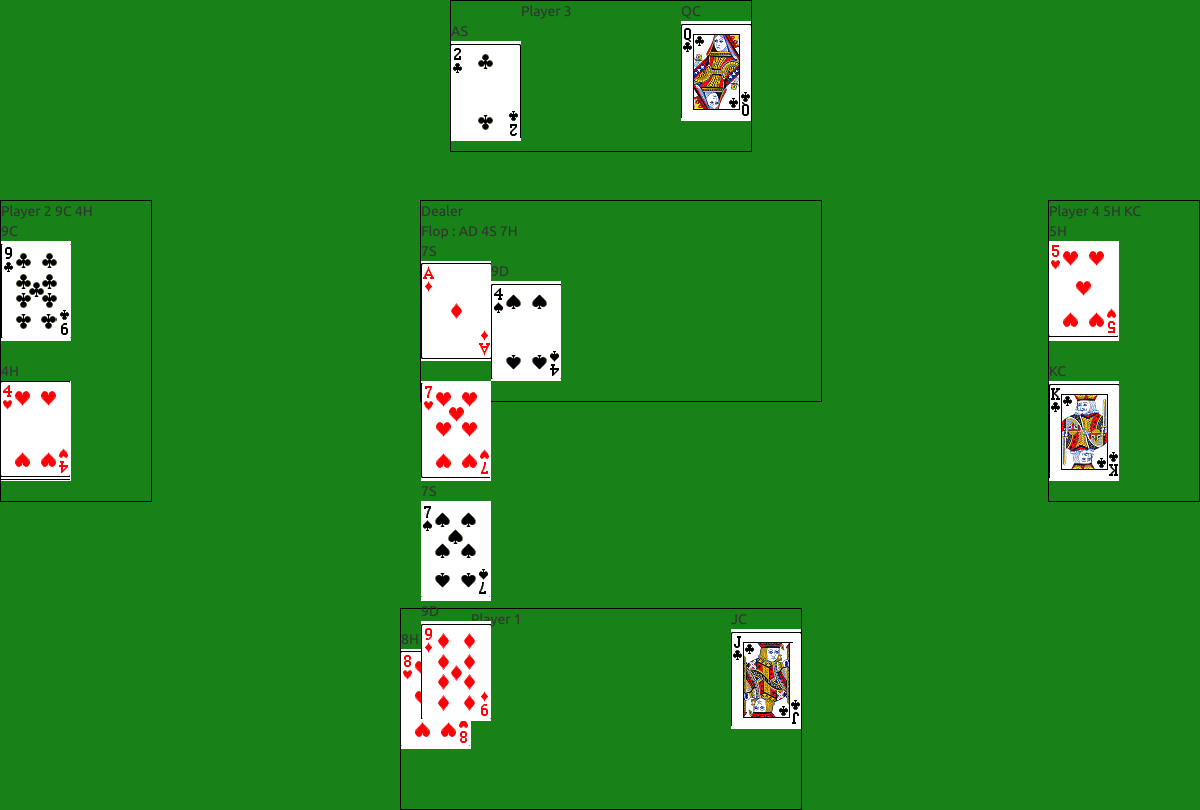
Page /table.php on the committed database.
### tables this page shows
CREATE TABLE IF NOT EXISTS `cards` (
  `value` varchar(3) NOT NULL,
  `image` text NOT NULL,
  UNIQUE KEY `value` (`value`)
);

### shuffle.php (called while the page is built, shortened)
<?php
$strength = array("2","3","4","5","6","7","8","9","10","J","Q","K","A");
$suit = array("C","D","H","S");
include("./card_deck.php");
$deck = new card_deck();
$id = $deck->add_type("strength", $strength);
$deck->add_type("suit", $suit, 1, $id);
$deck->shuffle();
$arr_player_1 = $deck->deal(2);
foreach($arr_player_1 as $key => $val)
{
	$arr_player_1[$key] = implode("", $val);
}
$arr_player_2 = $deck->deal(2);
foreach($arr_player_2 as $key => $val)
{
	$arr_player_2[$key] = implode("", $val);
}
$arr_player_3 = $deck->deal(2);
foreach($arr_player_3 as $key => $val)
{
	$arr_player_3[$key] = implode("", $val);
}
$arr_player_4 = $deck->deal(2);
foreach($arr_player_4 as $key => $val)
{
	$arr_player_4[$key] = implode("", $val);
}
$arr_flop = $deck->deal(3);
foreach($arr_flop as $key => $val)
{
	$arr_flop[$key] = implode("", $val);
}
?>

### card_deck.php (called while the page is built)
<?php
class card_deck
{
	private $types = array();
	private $deck = array();
	private $count = array();
	public function add_type($property_name, $type_names, $count = 1, $id = -1){
		$arr = array();
		$cnt = ($id < 0) ? sizeof($this->types): $id;
		foreach($type_names as $key => $value)
		{
			$arr[] = $value;
		}
		if(!isset($this->count[$cnt]))
		{
			$this->count[$cnt] = 1;
		}
		$this->count[$cnt] *= sizeof($arr);
		$this->count[$cnt] *= $count;
		$this->types[$cnt][$property_name] = $arr;
		$this->deck = range(0, array_sum($this->count) - 1);
		return $cnt;
	}
	public function shuffle($reset = true){
		if($reset)
		{
			$this->deck = range(0, array_sum($this->count) - 1);
		}
		shuffle($this->deck);
	}
	public function deal($count){
		$arr = array();
		for($i = 1; $i <= $count; $i++)
		{
			if(!empty($this->deck))
			{
				$cnt = sizeof($arr);
				$card = array_shift($this->deck);
				$sub = 0;
				foreach($this->types as $card_type => $value)
				{
					if($card < $this->count[$card_type] + $sub)
					{
						$mod = 1;
						foreach($value as $key => $val)
						{
							$arr[$cnt][$key] = $val[round(($card - $sub)/$mod) % sizeof($val)];
							$mod *= sizeof($val);
						}
						break;
					}
					else
					{
						$sub += $this->count[$card_type];
					}
				}
			}
			else
			{
				break;
			}
		}
		return $arr;
	}
}
?>

### table.php (the view, shortened to what this page needs)
<html lang="en">
  <head>
    <link href="css/bootstrap.css" rel="stylesheet">
    </head>
  <body style="background-color: rgb(24, 129, 24);">
<?php include_once('shuffle.php') ?>
<div class="player player1" id="player1">
Player 1
<div style="float: left">
<?php
$card1=$arr_player_1[0];
$card2=$arr_player_1[1];
echo "<br />";
$sql="SELECT * FROM cards WHERE value='$card1' ";
$result=mysql_query($sql) ;
$row1=mysql_fetch_array($result);
echo $row1['value'];
echo "<div >".$row1['image']." </div> ";?>
</div>
<div style="float: right">
<?php
$sql="SELECT * FROM cards WHERE value='$card2' ";
$result=mysql_query($sql) ;
$row1=mysql_fetch_array($result);
echo $row1['value'];
echo "<div >".$row1['image']." </div> ";?>
</div>
</div>
<div class="player player2" id="player2">
Player 2
<?php echo implode(" ", $arr_player_2);
$card1=$arr_player_2[0];
$card2=$arr_player_2[1];
echo "<br />";
$sql="SELECT * FROM cards WHERE value='$card1' ";
$result=mysql_query($sql) ;
$row1=mysql_fetch_array($result);
echo $row1['value'];
echo "<div >".$row1['image']." </div> ";
echo "<br />";
$sql="SELECT * FROM cards WHERE value='$card2' ";
$result=mysql_query($sql) ;
$row1=mysql_fetch_array($result);
echo $row1['value'];
echo "<div >".$row1['image']." </div> ";
?>
</div>
<div class="player player3" id="player3">
Player 3
<div style="float: left">
<?php
$card1=$arr_player_3[0];
$card2=$arr_player_3[1];
echo "<br />";
$sql="SELECT * FROM cards WHERE value='$card1' ";
$result=mysql_query($sql) ;
$row1=mysql_fetch_array($result);
echo $row1['value'];
echo "<div >".$row1['image']." </div> ";?>
</div>
<div style="float: right">
<?php
$sql="SELECT * FROM cards WHERE value='$card2' ";
$result=mysql_query($sql) ;
$row1=mysql_fetch_array($result);
echo $row1['value'];
echo "<div >".$row1['image']." </div> ";?>
</div>
</div>
<div class="player player4" id="player4">
Player 4
<?php echo implode(" ", $arr_player_4);
$card1=$arr_player_4[0];
$card2=$arr_player_4[1];
echo "<br />";
$sql="SELECT * FROM cards WHERE value='$card1' ";
$result=mysql_query($sql) ;
$row1=mysql_fetch_array($result);
echo $row1['value'];
echo "<div >".$row1['image']." </div> ";
echo "<br />";
$sql="SELECT * FROM cards WHERE value='$card2' ";
$result=mysql_query($sql) ;
$row1=mysql_fetch_array($result);
echo $row1['value'];
echo "<div >".$row1['image']." </div> ";
 ?>
</div>
<div class="dealer  span6" id="dealer">
Dealer
<?php
echo "<br /> Flop :   \t";
echo implode(" ", $arr_flop);
echo "<br />";
$arr3=implode("", current($arr1));
echo $arr3;
echo "<br />";
$arr4=implode("", current($arr2));
echo $arr4;
echo "<div style=\"float: left\">";
$card1=$arr_flop[0];
$card2=$arr_flop[1];
$card3=$arr_flop[2];
$card4=$arr3;
$card5=$arr4;
$sql="SELECT * FROM cards WHERE value='$card1' ";
$result=mysql_query($sql) ;
$row1=mysql_fetch_array($result);
echo "<div >".$row1['image']." </div> ";
?>
</div>
<div style="">
<?php
$sql="SELECT * FROM cards WHERE value='$card2' ";
$result=mysql_query($sql) ;
$row1=mysql_fetch_array($result);
echo "<div >".$row1['image']." </div> ";?>
</div>
<div style="">
<?php
$sql="SELECT * FROM cards WHERE value='$card3' ";
$result=mysql_query($sql) ;
$row1=mysql_fetch_array($result);
echo "<div >".$row1['image']." </div> ";?>
</div>
<div style="">
<?php
$sql="SELECT * FROM cards WHERE value='$card4' ";
$result=mysql_query($sql) ;
$row1=mysql_fetch_array($result);
echo $row1['value'];
echo "<div >".$row1['image']." </div> ";?>
</div>
<div style="">
<?php
$sql="SELECT * FROM cards WHERE value='$card5' ";
$result=mysql_query($sql) ;
$row1=mysql_fetch_array($result);
echo $row1['value'];
echo "<div >".$row1['image']." </div> ";?>
</div>
</div>
 </body>
 </html>

### table.php (style rules this page uses)
.player { border: 1px solid black; position: fixed; }
.player1 { height: 200px; width: 400px; bottom: 0; left: 400px; }
.player3 { height: 150px; width: 300px; top: 0; left: 450px; }
.player2 { height: 300px; width: 150px; left: 0; top: 200px; }
.player4 { height: 300px; width: 150px; right: 0; top: 200px; }
.dealer { height: 200px; width: 400px; left: 400px; top: 200px; border: 1px solid black; position: fixed; }

### rows in the picture
cards: value "8H"
cards: value "JC", image (picture)
cards: value "9C", image (picture)
cards: value "4H", image (picture)
cards: value "AS", image (picture)
cards: value "QC", image (picture)
cards: value "5H", image (picture)
cards: value "KC", image (picture)
cards: image (picture)
cards: image (picture)
cards: image (picture)
cards: value "7S", image (picture)
cards: value "9D", image (picture)

### other values in the picture
implode(" ", $arr_player_2) "9C 4H"
implode(" ", $arr_player_4) "5H KC"
implode(" ", $arr_flop) "AD 4S 7H"
$arr3 "7S"
$arr4 "9D"
